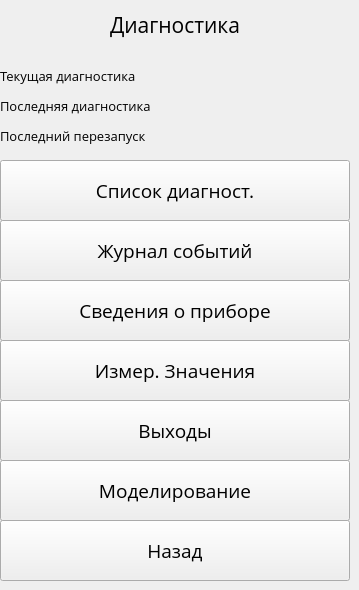
   <widget class="QWidget" name="Diagnostic">
    <widget class="QPushButton" name="pushButton_12">
     <property name="geometry">
      <rect>
       <x>0</x>
       <y>520</y>
       <width>350</width>
       <height>61</height>
      </rect>
     </property>
     <property name="font">
      <font>
       <family>Open Sans</family>
       <pointsize>14</pointsize>
      </font>
     </property>
     <property name="text">
      <string>Назад</string>
     </property>
    </widget>
    <widget class="QLabel" name="label_10">
     <property name="geometry">
      <rect>
       <x>0</x>
       <y>0</y>
       <width>350</width>
       <height>50</height>
      </rect>
     </property>
     <property name="font">
      <font>
       <family>Open Sans</family>
       <pointsize>16</pointsize>
      </font>
     </property>
     <property name="text">
      <string>Диагностика</string>
     </property>
     <property name="alignment">
      <set>Qt::AlignCenter</set>
     </property>
    </widget>
    <widget class="QPushButton" name="ExtendedOptionsButton_2">
     <property name="geometry">
      <rect>
       <x>0</x>
       <y>220</y>
       <width>350</width>
       <height>61</height>
      </rect>
     </property>
     <property name="font">
      <font>
       <family>Open Sans</family>
       <pointsize>14</pointsize>
      </font>
     </property>
     <property name="text">
      <string>Журнал событий</string>
     </property>
    </widget>
    <widget class="QLabel" name="label_20">
     <property name="geometry">
      <rect>
       <x>0</x>
       <y>60</y>
       <width>350</width>
       <height>31</height>
      </rect>
     </property>
     <property name="font">
      <font>
       <family>Open Sans</family>
       <pointsize>10</pointsize>
      </font>
     </property>
     <property name="text">
      <string>Текущая диагностика</string>
     </property>
    </widget>
    <widget class="QPushButton" name="ChangeDateButton_3">
     <property name="geometry">
      <rect>
       <x>0</x>
       <y>160</y>
       <width>350</width>
       <height>61</height>
      </rect>
     </property>
     <property name="font">
      <font>
       <family>Open Sans</family>
       <pointsize>14</pointsize>
      </font>
     </property>
     <property name="text">
      <string>Список диагност.</string>
     </property>
    </widget>
    <widget class="QLabel" name="label_21">
     <property name="geometry">
      <rect>
       <x>0</x>
       <y>90</y>
       <width>350</width>
       <height>31</height>
      </rect>
     </property>
     <property name="font">
      <font>
       <family>Open Sans</family>
       <pointsize>10</pointsize>
      </font>
     </property>
     <property name="text">
      <string>Последняя диагностика</string>
     </property>
    </widget>
    <widget class="QLabel" name="label_22">
     <property name="geometry">
      <rect>
       <x>0</x>
       <y>120</y>
       <width>350</width>
       <height>31</height>
      </rect>
     </property>
     <property name="font">
      <font>
       <family>Open Sans</family>
       <pointsize>10</pointsize>
      </font>
     </property>
     <property name="text">
      <string>Последний перезапуск</string>
     </property>
    </widget>
    <widget class="QPushButton" name="ExtendedOptionsButton_3">
     <property name="geometry">
      <rect>
       <x>0</x>
       <y>280</y>
       <width>350</width>
       <height>61</height>
      </rect>
     </property>
     <property name="font">
      <font>
       <family>Open Sans</family>
       <pointsize>14</pointsize>
      </font>
     </property>
     <property name="text">
      <string>Сведения о приборе</string>
     </property>
    </widget>
    <widget class="QPushButton" name="ExtendedOptionsButton_4">
     <property name="geometry">
      <rect>
       <x>0</x>
       <y>340</y>
       <width>350</width>
       <height>61</height>
      </rect>
     </property>
     <property name="font">
      <font>
       <family>Open Sans</family>
       <pointsize>14</pointsize>
      </font>
     </property>
     <property name="text">
      <string>Измер. Значения</string>
     </property>
    </widget>
    <widget class="QPushButton" name="ExtendedOptionsButton_5">
     <property name="geometry">
      <rect>
       <x>0</x>
       <y>400</y>
       <width>350</width>
       <height>61</height>
      </rect>
     </property>
     <property name="font">
      <font>
       <family>Open Sans</family>
       <pointsize>14</pointsize>
      </font>
     </property>
     <property name="text">
      <string>Выходы</string>
     </property>
    </widget>
    <widget class="QPushButton" name="ExtendedOptionsButton_6">
     <property name="geometry">
      <rect>
       <x>0</x>
       <y>460</y>
       <width>350</width>
       <height>61</height>
      </rect>
     </property>
     <property name="font">
      <font>
       <family>Open Sans</family>
       <pointsize>14</pointsize>
      </font>
     </property>
     <property name="text">
      <string>Моделирование</string>
     </property>
    </widget>
   </widget>
